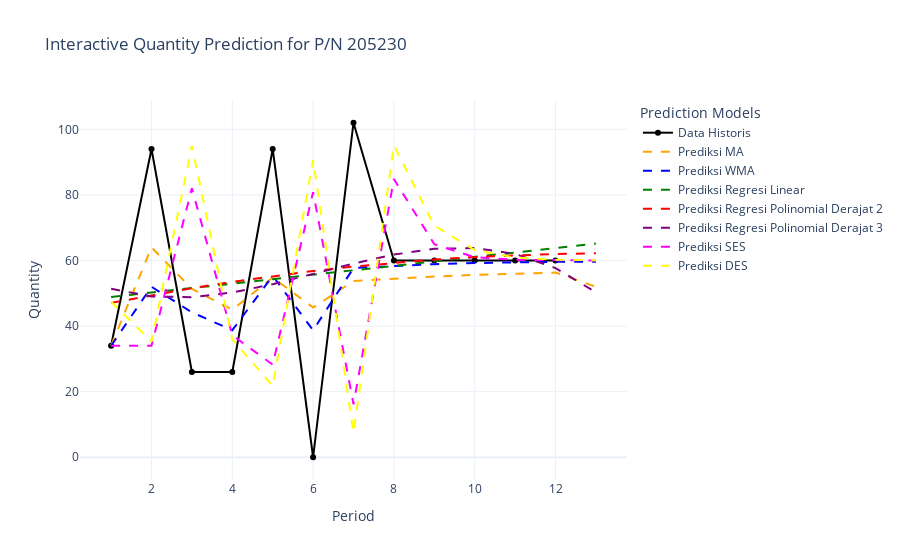

Write notebook code for a chart like this one.
### Code cell
#interactive plot
import plotly.graph_objects as go

# Create an interactive line plot
fig = go.Figure()

# Add traces for each prediction and the actual data
fig.add_trace(go.Scatter(x=formatted_df['Period'], y=formatted_df['Quantity'],
                         mode='lines+markers', name='Data Historis', line=dict(color='black')))
fig.add_trace(go.Scatter(x=formatted_df['Period'], y=formatted_df['MA_Prediction'],
                         mode='lines', name='Prediksi MA', line=dict(dash='dash', color='orange')))
fig.add_trace(go.Scatter(x=formatted_df['Period'], y=formatted_df['Smoothed_Weighted_Prediction'],
                         mode='lines', name='Prediksi WMA', line=dict(dash='dash', color='blue')))
fig.add_trace(go.Scatter(x=formatted_df['Period'], y=formatted_df['Linear_Regression_Prediction'],
                         mode='lines', name='Prediksi Regresi Linear', line=dict(dash='dash', color='green')))
fig.add_trace(go.Scatter(x=formatted_df['Period'], y=formatted_df['Polynomial_Regression_Prediction_Degree_2'],
                         mode='lines', name='Prediksi Regresi Polinomial Derajat 2', line=dict(dash='dash', color='red')))
fig.add_trace(go.Scatter(x=formatted_df['Period'], y=formatted_df['Polynomial_Regression_Prediction_Degree_3'],
                         mode='lines', name='Prediksi Regresi Polinomial Derajat 3', line=dict(dash='dash', color='purple')))
fig.add_trace(go.Scatter(x=formatted_df['Period'], y=formatted_df['SES_Prediction'],
                         mode='lines', name='Prediksi SES', line=dict(dash='dash', color='magenta')))
fig.add_trace(go.Scatter(x=formatted_df['Period'], y=formatted_df['DES_Prediction'],
                         mode='lines', name='Prediksi DES', line=dict(dash='dash', color='yellow')))

# Customize layout
fig.update_layout(title=f'Interactive Quantity Prediction for P/N {pn_to_filter}',
                  xaxis_title='Period',
                  yaxis_title='Quantity',
                  legend_title='Prediction Models',
                  template='plotly_white')

# Show the plot
fig.show()

### Figure 1 — Plotly figure (JSON) as saved in the notebook; plotly's stock layout.template omitted (floating-point values rounded to 4 significant figures)
{"data": [{"line": {"color": "black"}, "mode": "lines+markers", "name": "Data Historis", "type": "scatter", "x": [1, 2, 3, 4, 5, 6, 7, 8, 9, 10, 11, 12, 13], "y": [34, 94, 26, 26, 94, 0, 102, 60, 60, 60, 60, 60, null]}, {"line": {"color": "orange", "dash": "dash"}, "mode": "lines", "name": "Prediksi MA", "type": "scatter", "x": [1, 2, 3, 4, 5, 6, 7, 8, 9, 10, 11, 12, 13], "y": [34, 64, 51.33, 45, 54.8, 45.67, 53.71, 54.5, 55.11, 55.6, 56, 56.33, 52]}, {"line": {"color": "blue", "dash": "dash"}, "mode": "lines", "name": "Prediksi WMA", "type": "scatter", "x": [1, 2, 3, 4, 5, 6, 7, 8, 9, 10, 11, 12, 13], "y": [34, 52, 44.2, 38.74, 55.32, 38.72, 57.71, 58.39, 58.88, 59.21, 59.45, 59.61, 59.61]}, {"line": {"color": "green", "dash": "dash"}, "mode": "lines", "name": "Prediksi Regresi Linear", "type": "scatter", "x": [1, 2, 3, 4, 5, 6, 7, 8, 9, 10, 11, 12, 13], "y": [48.87, 50.23, 51.59, 52.94, 54.3, 55.66, 57.01, 58.37, 59.72, 61.08, 62.44, 63.79, 65.15]}, {"line": {"color": "red", "dash": "dash"}, "mode": "lines", "name": "Prediksi Regresi Polinomial Derajat 2", "type": "scatter", "x": [1, 2, 3, 4, 5, 6, 7, 8, 9, 10, 11, 12, 13], "y": [47.08, 49.41, 51.55, 53.5, 55.24, 56.8, 58.15, 59.31, 60.28, 61.05, 61.62, 62, 62.18]}, {"line": {"color": "purple", "dash": "dash"}, "mode": "lines", "name": "Prediksi Regresi Polinomial Derajat 3", "type": "scatter", "x": [1, 2, 3, 4, 5, 6, 7, 8, 9, 10, 11, 12, 13], "y": [51.38, 49.02, 48.81, 50.23, 52.76, 55.88, 59.07, 61.79, 63.54, 63.79, 62.01, 57.69, 50.3]}, {"line": {"color": "magenta", "dash": "dash"}, "mode": "lines", "name": "Prediksi SES", "type": "scatter", "x": [1, 2, 3, 4, 5, 6, 7, 8, 9, 10, 11, 12, 13], "y": [34, 34, 82, 37.2, 28.24, 80.85, 16.17, 84.83, 64.97, 60.99, 60.2, 60.04, 60.01]}, {"line": {"color": "yellow", "dash": "dash"}, "mode": "lines", "name": "Prediksi DES", "type": "scatter", "x": [1, 2, 3, 4, 5, 6, 7, 8, 9, 10, 11, 12, 13], "y": [47.42, 35.28, 94.95, 35.93, 21.75, 90.65, 7.474, 95.13, 70.63, 63.18, 60.92, 60.25, 60.06]}], "layout": {"legend": {"title": {"text": "Prediction Models"}}, "title": {"text": "Interactive Quantity Prediction for P/N 205230"}, "xaxis": {"title": {"text": "Period"}}, "yaxis": {"title": {"text": "Quantity"}}}}
